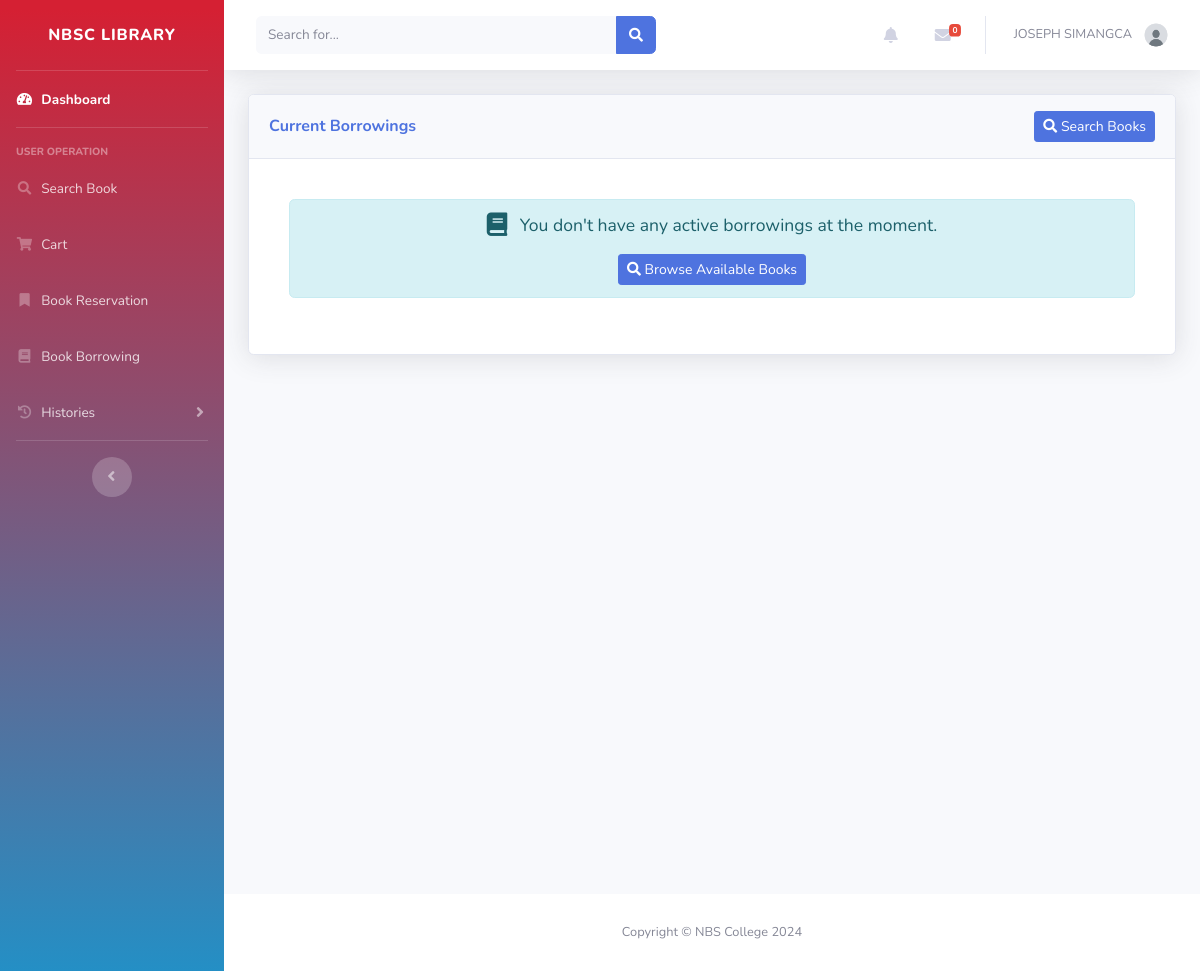
Before: /user/book_borrowing.php (signed in) with the older database file.
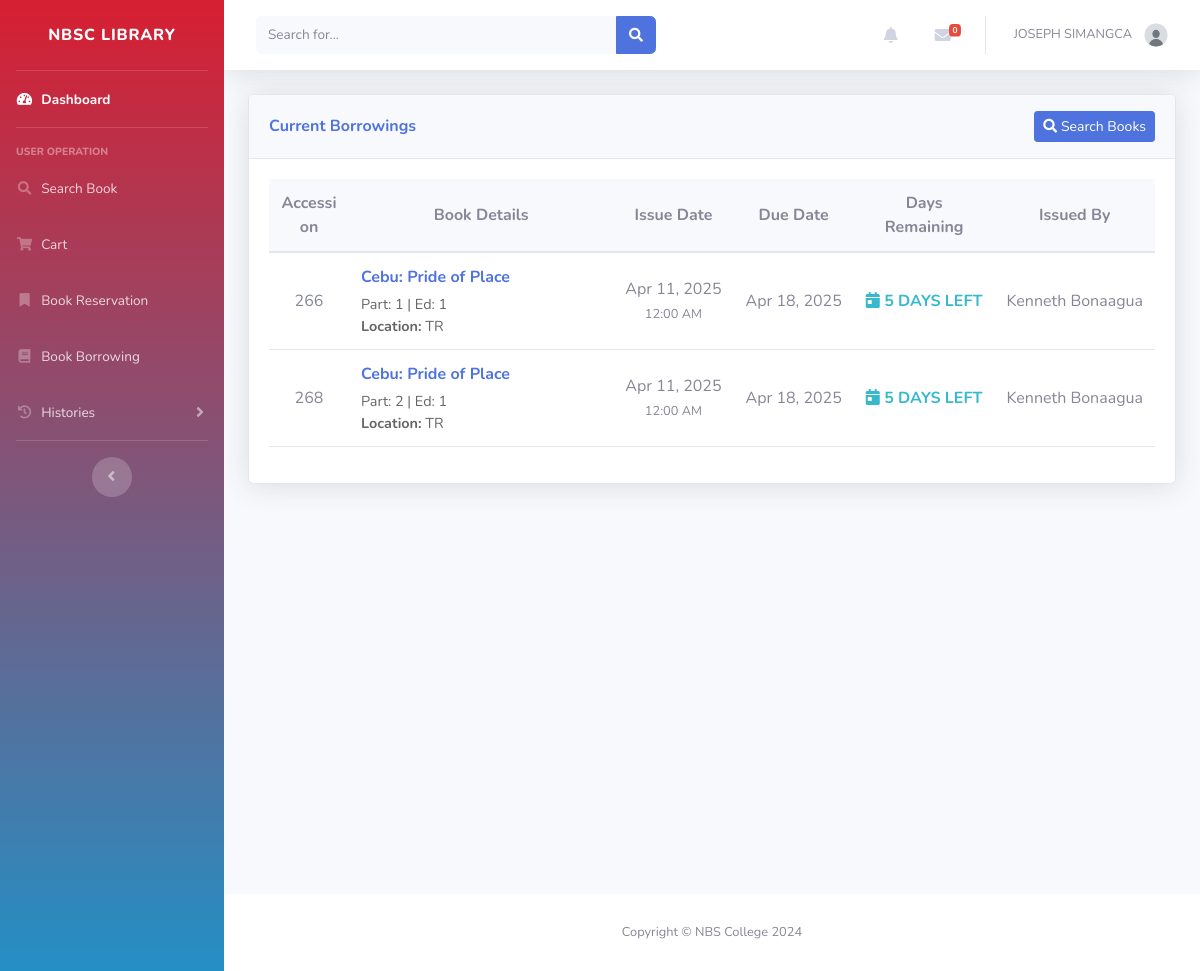
After: the same page with the newer database file.
### tables this page shows
CREATE TABLE `borrowings` (
  `id` int(225) NOT NULL,
  `user_id` int(225) DEFAULT NULL,
  `book_id` int(225) DEFAULT NULL,
  `status` varchar(100) DEFAULT NULL,
  `issue_date` date DEFAULT NULL,
  `issued_by` int(11) DEFAULT NULL,
  `due_date` date DEFAULT NULL,
  `return_date` date DEFAULT NULL,
  `recieved_by` int(11) DEFAULT NULL,
  `report_date` date DEFAULT NULL,
  `replacement_date` date DEFAULT NULL,
  `reminder_sent` tinyint(4) DEFAULT NULL
);

CREATE TABLE `books` (
  `id` int(11) NOT NULL,
  `accession` int(11) NOT NULL,
  `title` varchar(100) DEFAULT NULL,
  `preferred_title` varchar(100) DEFAULT NULL,
  `parallel_title` varchar(100) DEFAULT NULL,
  `subject_category` varchar(100) DEFAULT NULL,
  `subject_detail` varchar(9999) DEFAULT NULL,
  `summary` varchar(1000) DEFAULT NULL,
  `contents` varchar(1000) DEFAULT NULL,
  `front_image` varchar(100) DEFAULT NULL,
  `back_image` varchar(100) DEFAULT NULL,
  `dimension` varchar(100) DEFAULT NULL,
  `series` varchar(100) DEFAULT NULL,
  `volume` varchar(100) DEFAULT NULL,
  `part` varchar(20) DEFAULT NULL,
  `edition` varchar(100) DEFAULT NULL,
  `copy_number` int(225) DEFAULT NULL,
  `total_pages` varchar(100) DEFAULT NULL,
  `supplementary_contents` varchar(100) DEFAULT NULL,
  `ISBN` varchar(100) DEFAULT NULL,
  `content_type` varchar(100) DEFAULT NULL,
  `media_type` varchar(100) DEFAULT NULL,
  `carrier_type` varchar(100) DEFAULT NULL,
  `call_number` varchar(100) DEFAULT NULL,
  `URL` varchar(225) DEFAULT NULL,
  `language` varchar(100) DEFAULT NULL,
  `shelf_location` varchar(100) DEFAULT NULL,
  `entered_by` int(225) DEFAULT NULL,
  `date_added` date DEFAULT NULL,
  `status` varchar(100) DEFAULT NULL,
  `updated_by` int(11) DEFAULT NULL,
  `last_update` date DEFAULT NULL
);

### User/book_borrowing.php (the view, shortened to what the changed rows need)
<?php
include '../db.php';
$user_id = isset($_SESSION['user_id']) ? $_SESSION['user_id'] : $_SESSION['id'];
$query = "SELECT
    br.id,
    b.id as book_id,
    b.title,
    b.ISBN,
    b.series,
    b.volume,
    b.part,
    b.edition,
    b.shelf_location,
    b.accession,
    br.issue_date,
    br.due_date,
    br.status,
    CONCAT(a.firstname, ' ', a.lastname) as issued_by_name
FROM borrowings br
JOIN books b ON br.book_id = b.id
LEFT JOIN admins a ON br.issued_by = a.id
WHERE br.user_id = ? AND br.status = 'Active'
ORDER BY br.due_date ASC";
$stmt = $conn->prepare($query);
$stmt->bind_param('i', $user_id);
$stmt->execute();
$result = $stmt->get_result();
include 'inc/header.php';
?>
<head>
</head>
<div id="content" class="d-flex flex-column min-vh-100">
    <div class="container-fluid">
        <div class="card shadow mb-4">
            <div class="card-body">
                <?php if ($result && $result->num_rows > 0): ?>
                <div class="table-responsive">
                    <table class="table table-no-lines" id="dataTable" width="100%" cellspacing="0">
                        <thead>
                            <tr>
                                <th class="text-center accession-column">Accession</th>
                                <th class="text-center details-column">Book Details</th>
                                <th class="text-center date-column">Issue Date</th>
                                <th class="text-center date-column">Due Date</th>
                                <th class="text-center status-column">Days Remaining</th>
                                <th class="text-center">Issued By</th>
                            </tr>
                        </thead>
                        <tbody>
                            <?php while ($row = $result->fetch_assoc()):
                                $due_date = new DateTime($row['due_date']);
                                $today = new DateTime(date('Y-m-d'));
                                $days_left = $today->diff($due_date)->days;
                                $is_overdue = $today > $due_date;
                                $detailsArray = [];
                                if (!empty($row['part'])) $detailsArray[] = 'Part: ' . htmlspecialchars($row['part']);
                                if (!empty($row['edition'])) $detailsArray[] = 'Ed: ' . htmlspecialchars($row['edition']);
                                $additionalDetails = !empty($detailsArray) ? implode(' | ', $detailsArray) : '';
                            ?>
                                <tr>
                                    <td class="text-center accession-column">
                                        <?php echo htmlspecialchars($row['accession']); ?>
                                    </td>
                                    <td class="book-details details-column">
                                        <div class="book-details-title">
                                            <?php echo htmlspecialchars($row['title']); ?>
                                        </div>
                                        <?php if (!empty($additionalDetails)): ?>
                                        <div class="book-details-info">
                                            <?php echo $additionalDetails; ?>
                                        </div>
                                        <?php endif; ?>
                                        <div class="book-details-info">
                                            <strong>Location:</strong> <?php echo htmlspecialchars($row['shelf_location']); ?>
                                        </div>
                                    </td>
                                    <td class="text-center date-column">
                                        <?php echo date('M j, Y', strtotime($row['issue_date'])); ?>
                                        <br>
                                        <small><?php echo date('h:i A', strtotime($row['issue_date'])); ?></small>
                                    </td>
                                    <td class="text-center date-column">
                                        <?php echo date('M j, Y', strtotime($row['due_date'])); ?>
                                    </td>
                                    <td class="text-center status-column">
                                        <?php if ($is_overdue): ?>
                                            <div class="days-remaining text-danger">
                                                <i class="fas fa-exclamation-triangle"></i>
                                                OVERDUE BY <?php echo $days_left; ?> DAY<?php echo $days_left > 1 ? 'S' : ''; ?>
                                            </div>
                                        <?php else: ?>
                                            <div class="days-remaining <?php echo $days_left <= 2 ? 'text-warning' : 'text-info'; ?>">
                                                <i class="fas fa-calendar-day"></i>
                                                <?php echo $days_left; ?> DAY<?php echo $days_left > 1 ? 'S' : ''; ?> LEFT
                                            </div>
                                        <?php endif; ?>
                                    </td>
                                    <td class="text-center">
                                        <?php echo htmlspecialchars($row['issued_by_name']); ?>
                                    </td>
                                </tr>
                            <?php endwhile; ?>
                        </tbody>
                    </table>
                </div>
                <?php else: ?>
                    <div class="empty-borrowing-message">
                        <div class="alert alert-info">
                            <i class="fas fa-book fa-lg mr-2"></i>
                            You don't have any active borrowings at the moment.
                            <div class="mt-3">
                                <a href="searchbook.php" class="btn btn-primary btn-sm">
                                    <i class="fas fa-search"></i> Browse Available Books
                                </a>
                            </div>
                        </div>
                    </div>
                <?php endif; ?>
            </div>
        </div>
    </div>
</div>

Changed rows visible on the page:
added borrowings: book.accession "266", book.title "Cebu: Pride of Place", additionalDetails "Part: 1 | Ed: 1", book.shelf_location "TR", issue_date "Apr 11, 2025", issue_date "12:00 AM", due_date "Apr 18, 2025", shows "S", issued_by_name "Kenneth Bonaagua"
added borrowings: book.accession "268", book.title "Cebu: Pride of Place", additionalDetails "Part: 2 | Ed: 1", book.shelf_location "TR", issue_date "Apr 11, 2025", issue_date "12:00 AM", due_date "Apr 18, 2025", shows "S", issued_by_name "Kenneth Bonaagua"
Other visible differences:
text no longer shown: "You don't have any active borrowings at the moment. Browse Available Books"
text now shown: "Accession Book Details Issue Date Due Date Days Remaining Issued By"
